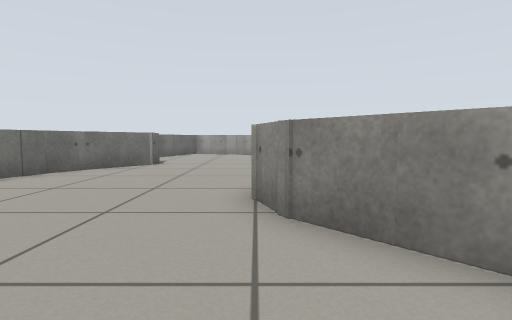
View 1 (above)

23 first-person views from a walk through a Gazebo world. The camera is 0.49 m above the floor, tilts 4° down and sees 80° across. The floor is counted in squares, 0.5 m on a side. Each view is taken from the middle of a square. On the plan, view 1 faces up. The plan holds only what a view shows up to about 12 squares ahead; the rest is blank.

View 2
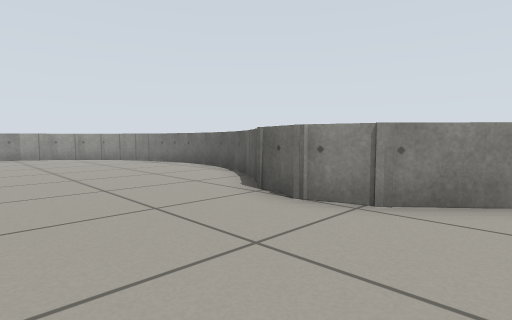

View 3
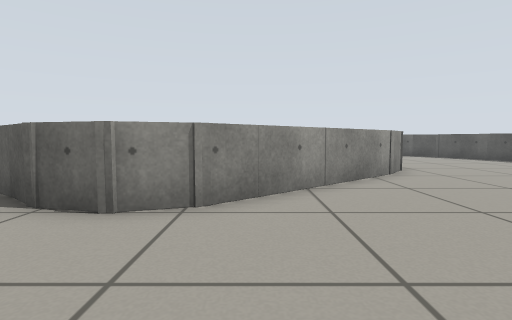

View 4
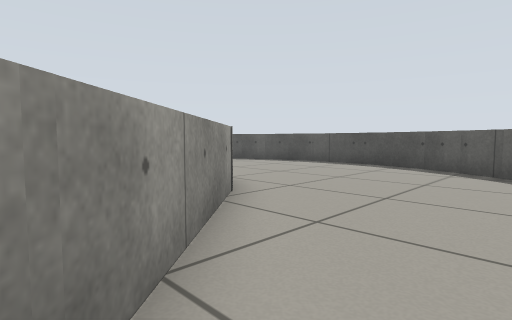

View 5
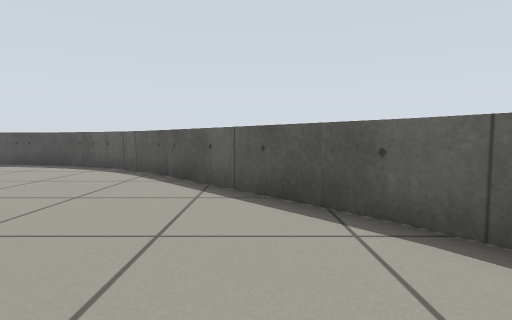

View 6
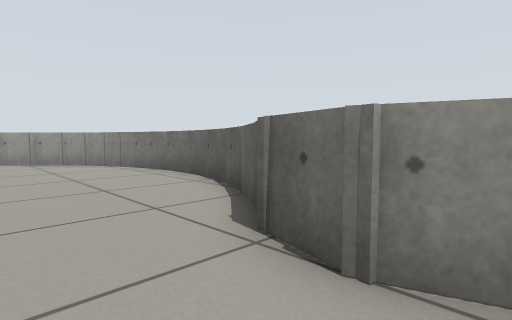

View 7
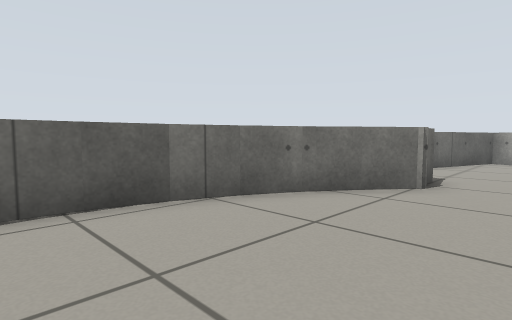

View 8
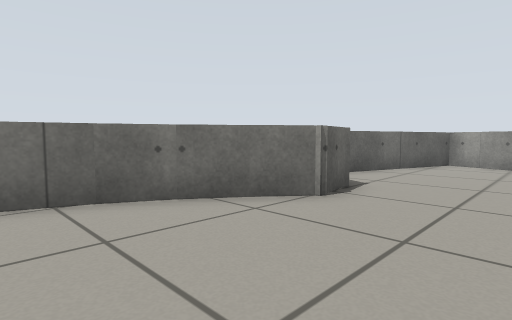

View 9
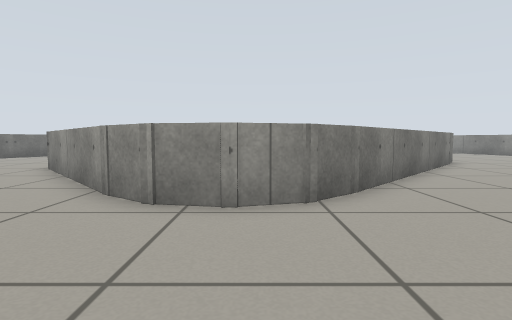

View 10
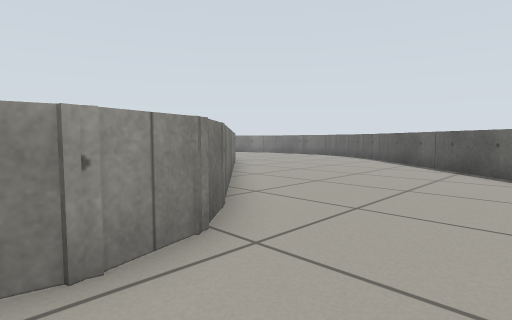

View 11
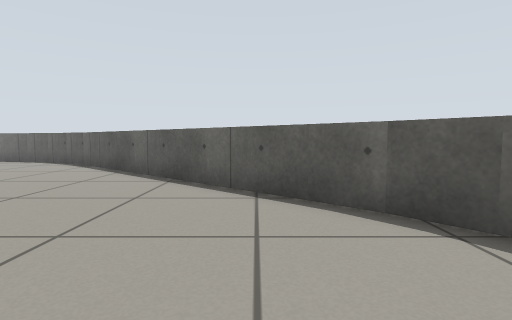

View 12
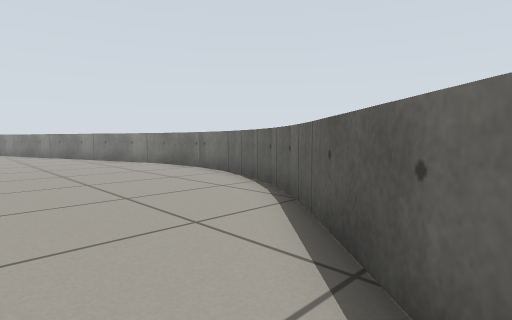

View 13
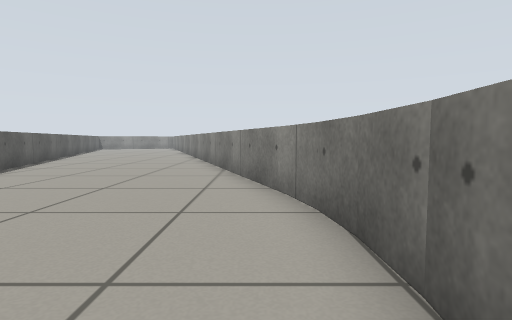

View 14
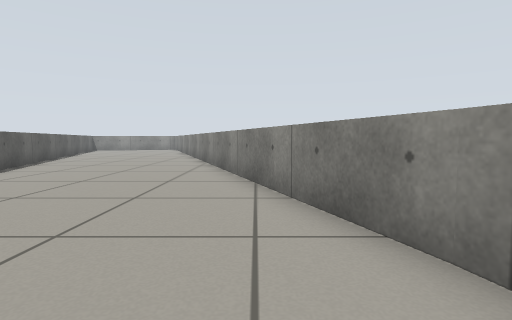

View 15
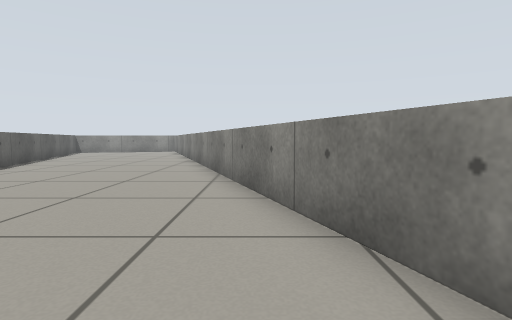

View 16
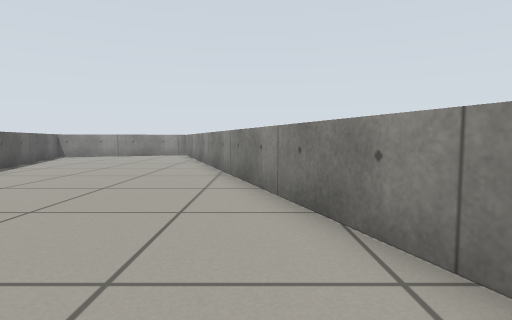

View 17
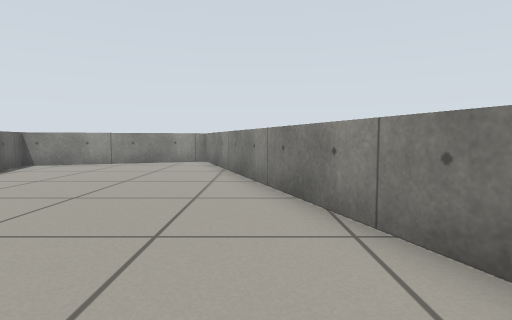

View 18
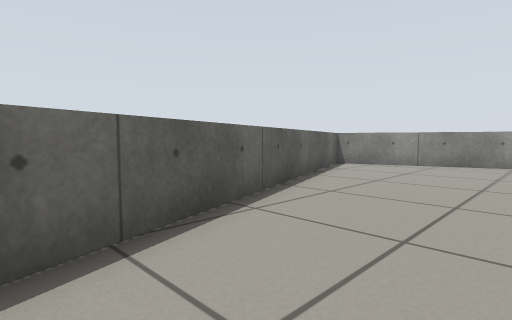

View 19
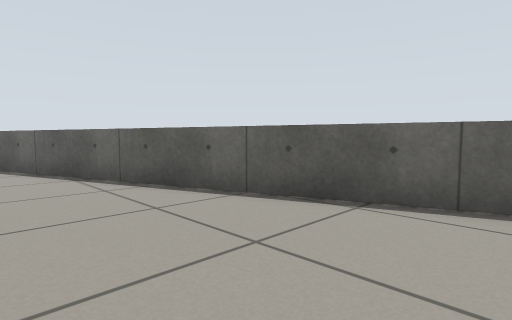

View 20
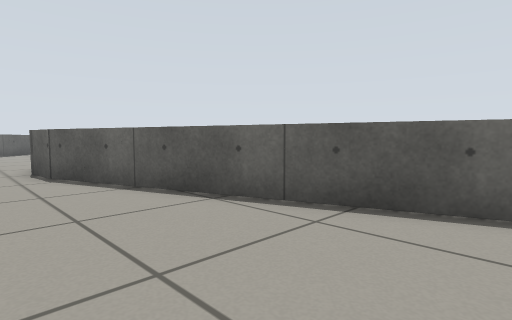

View 21
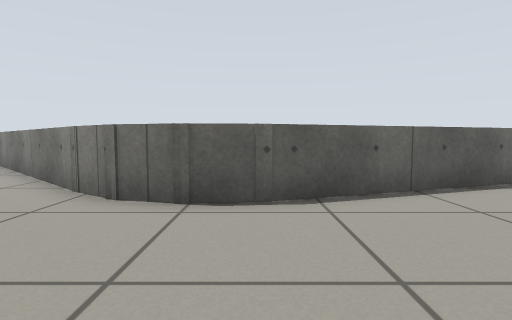

View 22
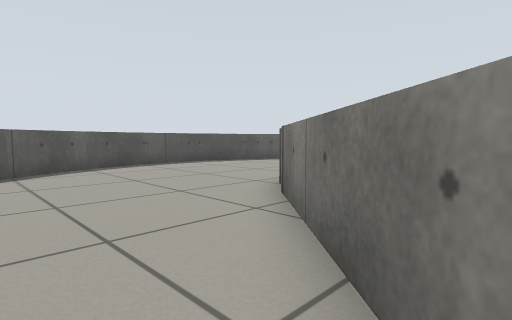

View 23
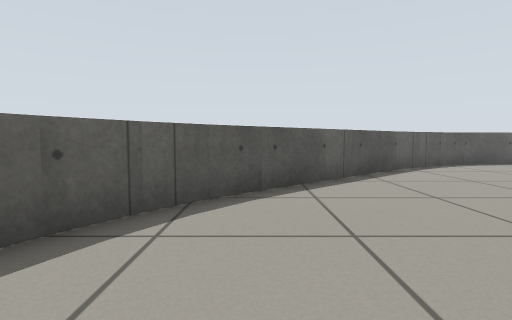

### Floor plan
Points are (right, up) in squares from view 1. A wall is a line through its corners. A room is listed if a view was taken in it or the views show most of it. See-through windows are left out.
Room 1 (views 1, 2, 3, 4, 5, 6, 7, 8, 9, 10, 11, 12, 13, 14, 15, 16, 17, 18, 19, 20, 21, 22, 23)
walls: (2.7, 11.4) (2.7, 12.6); (2.6, 10.3) (2.8, 11.5); (2.8, 12.5) (2.5, 13.9); (2.5, 13.8) (2.2, 15); (1.7, 8) (2.2, 9.2) (2.6, 10.4); (2.2, 14.8) (1.7, 16); (1.7, 15.9) (0.9, 17); (1, 16.8) (0.1, 17.8); (-3.9, 11.6) (-5.4, 9.5); (-4.1, 12.7) (-3.9, 11.4); (0.2, 17.7) (-0.7, 18.5); (-5.3, 9.6) (-5.9, 8.5); (-5.8, 8.6) (-6.3, 7.3); (-6.3, 7.4) (-6.5, 6.2); (-2, 19.2) (-3.9, 19.8) (-5.4, 15.2); (-6.5, 6.4) (-6.6, 5.4); (-6.6, 4.8) (-6.5, 3.8); (-6.5, 3.9) (-6.3, 2.7); (-6.3, 2.8) (-5.9, 1.6); (4.6, -0.9) (0.4, 3.7) (0, 5) (0.3, 6.2) (1.1, 7.1) (1.8, 8.1); (-5.9, 1.7) (-5.3, 0.5); (-5.5, 0.7) (-4.7, -0.5); (-4.8, -0.4) (0.1, -5.8); (8.9, -0.4) (7.8, -1.4) (6.6, -1.7) (5.4, -1.5) (4.3, -0.7); (15.3, 9.3) (15.5, 7.9) (15.1, 6.7) (14.3, 5.5); (14.6, 5.9) (8.6, -0.7); (11, 21.6) (15.4, 9); (0, -5.7) (1.1, -6.6); (1, -6.5) (2, -7.1) (3.1, -7.6); (3, -7.6) (4.2, -8); (4.1, -8) (5.3, -8.2) (6.6, -8.3); (7.2, -8.2) (7.8, -8.2); (7.6, -8.2) (8.9, -8); (22, 10.1) (13.2, 35.1); (12.9, -5.8) (20.2, 2.3); (22, 8.9) (21.8, 10.3); (20.1, 2.2) (20.8, 3.4); (12, -6.5) (13, -5.7); (8.8, -8) (10, -7.6) (11.1, -7.1); (11, -7.1) (12, -6.4); (22, 7.7) (22, 9.1); (20.8, 3.2) (21.3, 4.4); (21.9, 6.5) (22, 7.9); (21.3, 4.3) (21.7, 5.5) (21.9, 6.7); (11.9, 35.7) (6.7, 33.9) (10.4, 23.1)

Where each view was taken, in squares from view 1:
view 1: 0 up, 0 right, facing up
view 2: 2 up, 4 left, facing up-right
view 3: 3 up, 4 left, facing right
view 4: 3 up, 0 right, facing down-right
view 5: 3 up, 3 left, facing down
view 6: 4 up, 2 left, facing up-right
view 7: 5 up, 2 left, facing up-left
view 8: 7 up, 1 left, facing up-left
view 9: 6 down, 7 right, facing up
view 10: 4 down, 6 right, facing up-right
view 11: 4 down, 9 right, facing right
view 12: 1 down, 16 right, facing up-right
view 13: 6 up, 21 right, facing up
view 14: 9 up, 20 right, facing up
view 15: 13 up, 19 right, facing up
view 16: 18 up, 17 right, facing up
view 17: 23 up, 15 right, facing up
view 18: 23 up, 13 right, facing up-left
view 19: 22 up, 16 right, facing down-left
view 20: 18 up, 17 right, facing down-left
view 21: 9 up, 20 right, facing left
view 22: 3 up, 13 right, facing down-left
view 23: 5 down, 5 right, facing left
